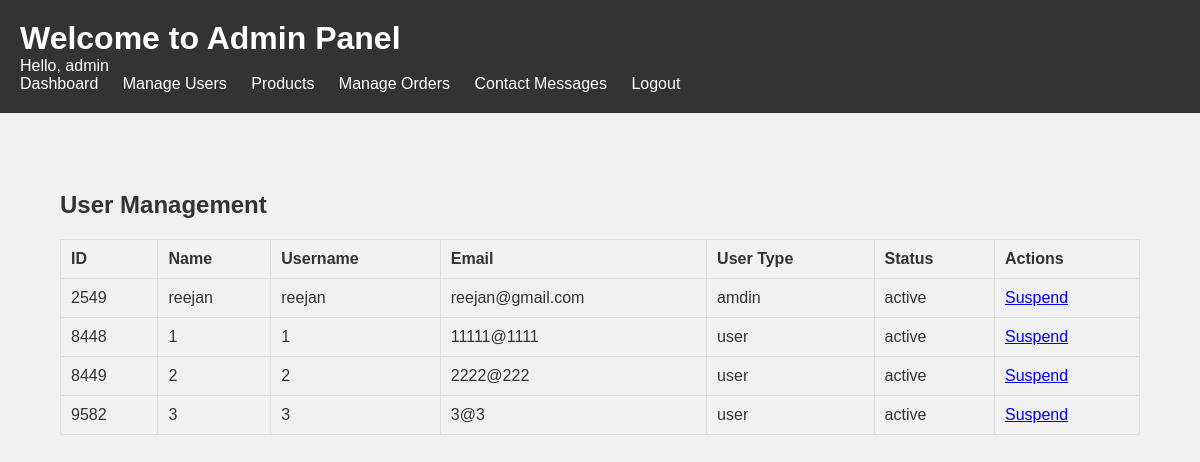
Page /admin_panel/users.php (signed in) on the committed database.
### tables this page shows
CREATE TABLE `user_details` (
  `User_id` int(4) NOT NULL,
  `Name` varchar(50) NOT NULL,
  `Email` varchar(255) NOT NULL,
  `Username` varchar(50) NOT NULL,
  `Password` varchar(255) NOT NULL,
  `user_type` varchar(20) NOT NULL DEFAULT 'user',
  `status` varchar(20) NOT NULL DEFAULT 'active'
);

### admin_panel/users.php (the view, shortened to what this page needs)
<?php
include_once '../server/connection.php';
$sql = "SELECT * FROM user_details WHERE User_id <> ?";
$stmt = $conn->prepare($sql);
$stmt->bind_param("i", $_SESSION['user_id']);
$stmt->execute();
$result = $stmt->get_result();
?>
<!DOCTYPE html>
<html lang="en">
<head>
    <link rel="stylesheet" href="../assets/css/admin.css">
    <link rel="stylesheet" href="../assets/css/admin_navbar.css">
</head>
<body>
<?php include('admin_nav_bar.php'); ?>
<br>
<main>
<div class="cointainer">
    <h2>User Management</h2>
    <table>
        <thead>
            <tr>
                <th>ID</th>
                <th>Name</th>
                <th>Username</th>
                <th>Email</th>
                <th>User Type</th>
                <th>Status</th>
                <th>Actions</th>
            </tr>
        </thead>
        <tbody>
            <?php
            if ($result->num_rows > 0) {
                while ($row = $result->fetch_assoc()) {
                    echo "<tr>";
                    echo "<td>" . $row["User_id"] . "</td>";
                    echo "<td>" . $row["Name"] . "</td>";
                    echo "<td>" . $row["Username"] . "</td>";
                    echo "<td>" . $row["Email"] . "</td>";
                    echo "<td>" . $row["user_type"] . "</td>";
                    echo "<td>" . $row["status"] . "</td>";
                    echo "<td>
                            <a href='update_user_status.php?id=" . $row["User_id"] . "&status=" . ($row["status"] == 'active' ? 'suspended' : 'active') . "'>" . ($row["status"] == 'active' ? 'Suspend' : 'Activate') . "</a>
                          </td>";
                    echo "</tr>";
                }
            } else {
                echo "<tr><td colspan='4'>No users found.</td></tr>";
            }
            ?>
        </tbody>
    </table>
</div>
</main>
</body>
</html>

### admin_panel/admin_nav_bar.php (shortened to what this page needs)
<header>
    <h1>Welcome to Admin Panel</h1>
    <p>Hello, <?php echo isset($_SESSION["username"]) ? $_SESSION["username"] : "Guest"; ?></p>
    <nav>
        <ul>
            <li><a href="admin_homepage.php">Dashboard</a></li>
            <li><a href="users.php">Manage Users</a></li>
            <li class="dropdown">
                <a href="javascript:void(0)" class="dropbtn">Products</a>
            </li>
            <li><a href="orders.php">Manage Orders</a></li>
            <li><a href="contact_message_check.php">Contact Messages</a></li>
            <li><a href="../logout.php">Logout</a></li>
        </ul>
    </nav>
</header>

### assets/css/admin.css (style rules this page uses)
body, h1, h2, h3, h4, h5, h6, p, ul, ol, li, table, th, td { margin: 0; padding: 0; border: 0; font-family: Arial, sans-serif; }
body { background-color: #f0f0f0; color: #333; }
header { background-color: #333; color: #fff; padding: 20px; }
.cointainer { margin: 20px; padding: 20px; }
nav ul { list-style-type: none; }
nav ul li { display: inline; margin-right: 20px; }
nav ul li a { color: #fff; text-decoration: none; }
main { padding: 20px; }
h2 { margin-bottom: 20px; }
table { width: 100%; border-collapse: collapse; }
th, td { padding: 10px; text-align: left; border: 1px solid #ddd; }
th { background-color: #f2f2f2; font-weight: bold; }

### assets/css/admin_navbar.css (style rules this page uses)
.dropdown { position: relative; display: inline-block; }
.dropdown .dropbtn { cursor: pointer; }

### rows in the picture
user_details: User_id "2549", Name "reejan", Username "reejan", Email "reejan@gmail.com", user_type "amdin", status "active", shows "Suspend"
user_details: User_id "8448", Name "1", Username "1", Email "11111@1111", user_type "user", status "active", shows "Suspend"
user_details: User_id "8449", Name "2", Username "2", Email "2222@222", user_type "user", status "active", shows "Suspend"
user_details: User_id "9582", Name "3", Username "3", Email "3@3", user_type "user", status "active", shows "Suspend"

### other values in the picture
$_SESSION["username"] "admin"
